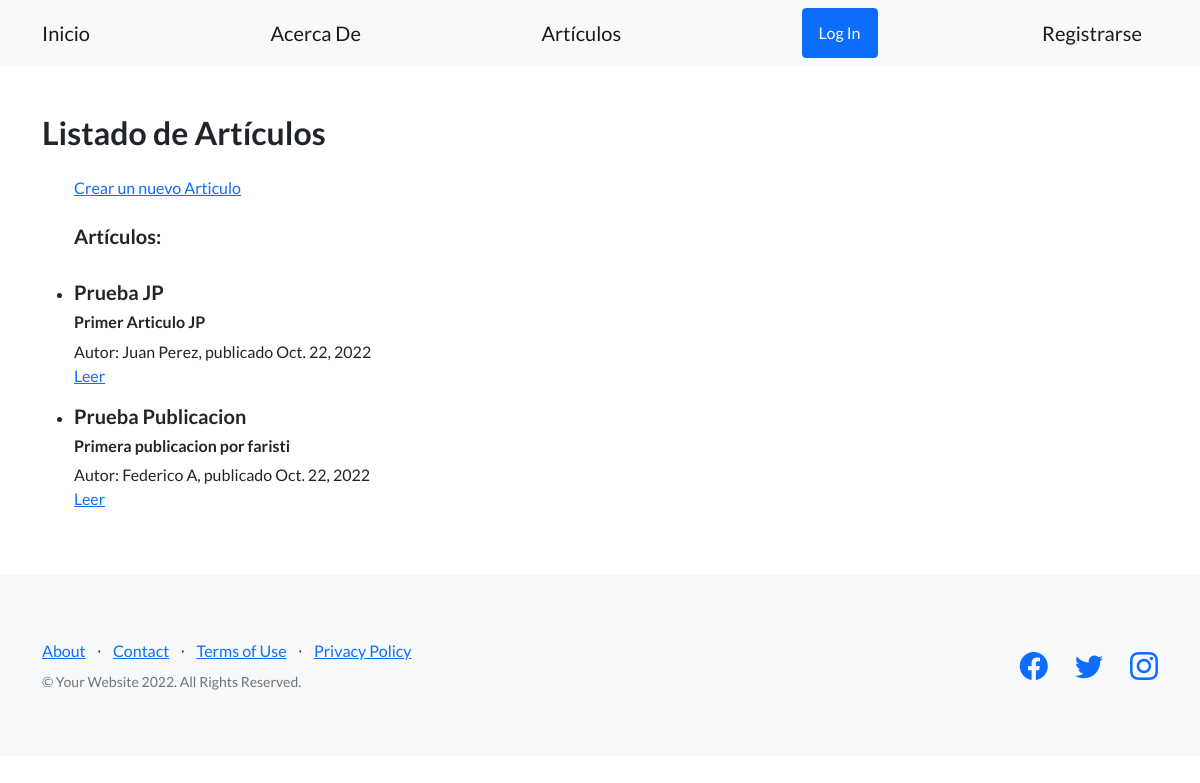
The app's page /pages/, older data.
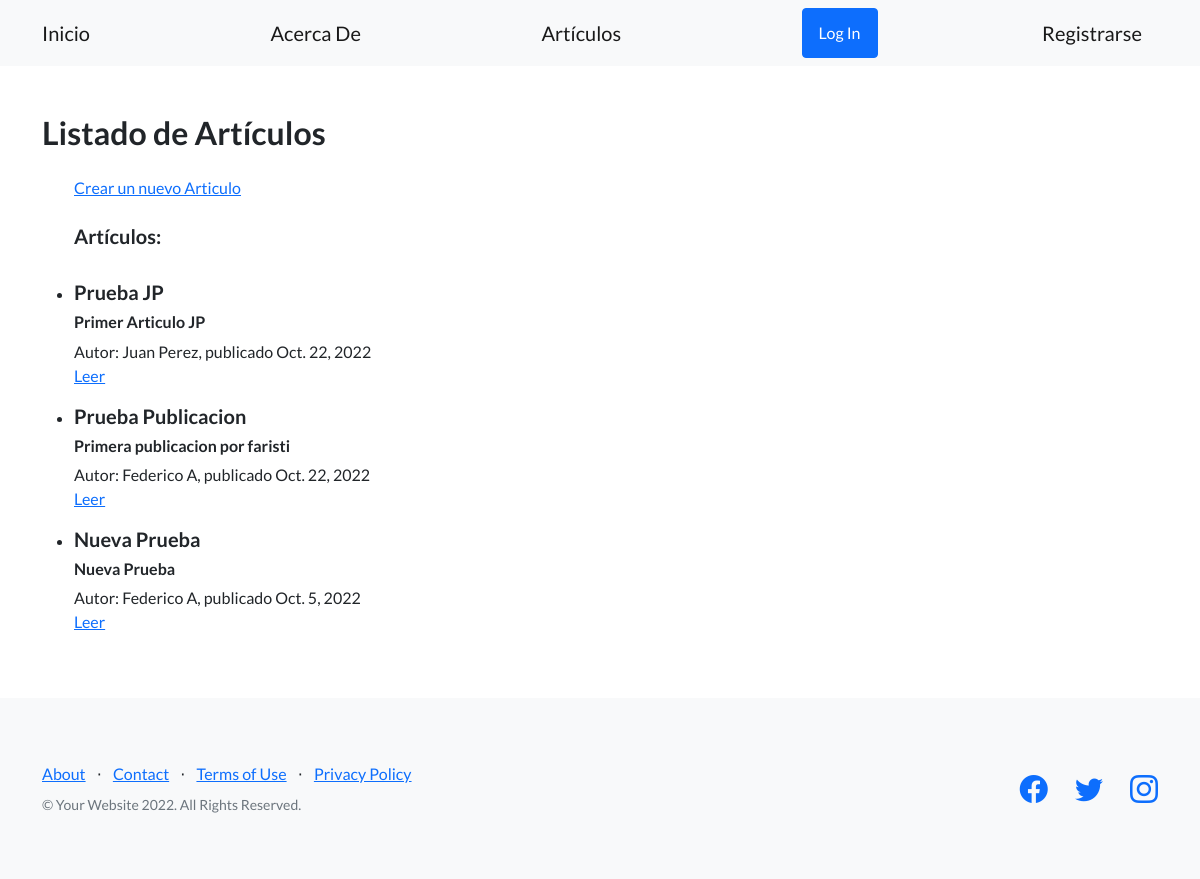
The same page, newer data.
### Blog/models.py (models this page shows, shortened)
class Articulo(models.Model):
    titulo = models.CharField(max_length=60)
    subtitulo = models.CharField(max_length=60)
    texto = models.TextField()
    fecha = models.DateField(null=False)
    autor = models.ForeignKey(User, on_delete=models.CASCADE)
    imagen = models.ForeignKey(ImagenArticulo, on_delete=models.CASCADE)

### Blog/views.py (the view)
# urls.py: path('pages/', views.ArticuloList.as_view(), name='listArticulos'),
class ArticuloList(ListView):
    model = Articulo
    template_name = "Blog/articulos_list.html"

### Blog/templates/Blog/articulos_list.html (shortened to what this page needs)
{% extends 'Blog/encabezado.html' %}
{% load static %}
{% block contenidoQueCambia %}
    <h2 class="mb-4">Listado de Artículos</h2>
    <ul>
        <a href="{% url 'nuevoArticulo' %}">Crear un nuevo Articulo</a>
        <br>
        <br>
        <h5>Artículos:</h5>
        <br>
        {% for articulo in object_list %}
            <li>
                <h5>{{articulo.titulo}}</h5>
                <h6>{{articulo.subtitulo}}</h6>
                <h7>Autor: {{articulo.autor.get_full_name}}, publicado {{articulo.fecha}}</h7>
                <br>
                <p>
                    <a href="{% url 'verArticulo' articulo.id %}">Leer</a>
                </p>
            </li>
            {% empty %}
            <p>No hay páginas aún.</p>
        {% endfor %}
    </ul>
{% endblock %}

Row changes from the older to the newer data that the page shows:
added Articulo: titulo "Nueva Prueba", subtitulo "Nueva Prueba", autor.get_full_name "Federico A", fecha "Oct. 5, 2022"
